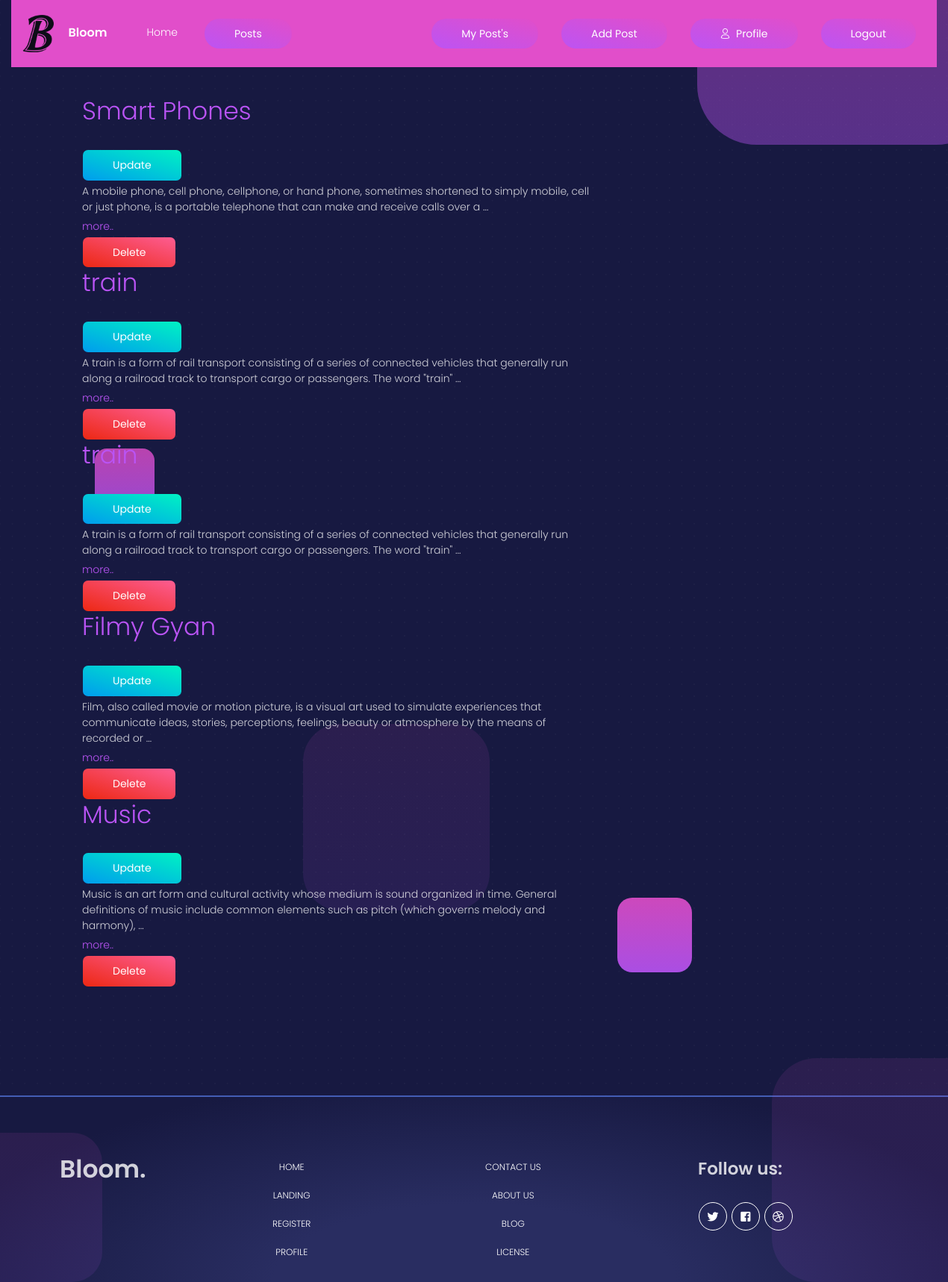
Screenshot of /blog/dashboard/ (signed in) with the database file from the repository.
### Blog_App/models.py (models this page shows, shortened)
class Post(models.Model):
    STATUS_CHOICES = (('draft', 'Draft'), ('published', 'Published'))
    title = models.CharField(max_length=260)
    slug = models.SlugField(max_length=264, unique_for_date='publish')
    author = models.ForeignKey(User, related_name='blog_post', on_delete=models.PROTECT)
    body = models.TextField()
    publish = models.DateTimeField(default=timezone.now)
    created = models.DateTimeField(auto_now_add=True)
    updated = models.DateTimeField(auto_now=True)
    status = models.CharField(max_length=20, choices=STATUS_CHOICES, default='draft')
    objects = CustomManager()
    class Meta:
        ordering = ('-publish',)

### Blog_App/views.py (the view)
# urls.py: path('dashboard/', views.dashboard_view),
def dashboard_view(request):
    login_user = request.user
    posts = Post.objects.filter(author=login_user)
    return render(request, 'Blog_App/dashboard.html', {'posts': posts})

### Blog_App/models.py (called while the page is built)
    def get_queryset(self):
        return super().get_queryset().filter(status='published')

### templates/Blog_App/dashboard.html
<!DOCTYPE html>
{% extends 'base.html' %}
{% block body_content %}
    <div class="main">
        <div class="container">
            {% for post in posts %}
                <h1 class="h1-seo"><a href="/blog/detail/{{ post.id }}">{{ post.title }}</a></h1>
                <a id="a3" href="{{post.id}}/update" ><button type="submit" class="btn btn-success" name="button">Update</button></a>
                {{ post.body| truncatewords:30| linebreaks }}<a href="/blog/detail/{{ post.id }}">more..</a>
                <br>
                <a href="{{post.id}}/delete" ><button type="submmit" class="btn btn-danger" name="button">Delete</button></a>
            {% endfor %}
        </div>
    </div>
{% endblock %}

### templates/base.html (shortened to what this page needs)
<!DOCTYPE html>
<html lang="en" style="height: 100%">
{% load staticfiles %}
<head>
    <link rel="stylesheet" href="https://stackpath.bootstrapcdn.com/bootstrap/4.3.1/css/bootstrap.min.css">
    <link href="{% static 'css/nucleo-icons.css' %}" rel="stylesheet">
    <link href="https://use.fontawesome.com/releases/v5.0.6/css/all.css" rel="stylesheet">
    <link type="text/css" href="{% static 'css/blk-design-system.css' %}" rel="stylesheet">
</head>
<body class="index-page">
<div class="container-fluid">
<nav class="navbar navbar-expand-lg sticky-top navbar-light bg-primary" style="background: black">
    <a href="/" class="navbar-brand"><img src="{% static 'img/logo1.png' %}" style="height: 50px;" alt=""><span style="padding: 20px">Bloom</span></a>
     <div class="collapse navbar-collapse" id="navbarNav">
         <div class="navbar-nav mr-auto">
    <ul class="navbar-nav">
        <li class="nav-item active">
           <a class="nav-link" href="/">Home <span class="sr-only">(current)</span></a>
        </li>
        <li class="nav-link">
            <a href="/blog/post"><button class="btn btn-primary btn-round">Posts</button></a>
        </li>
    </ul>
         </div>
         <div class="navbar-nav">
            {% if user.is_authenticated %}
                <a href="/blog/dashboard/" class="nav-link"><button class="btn btn-primary btn-round">My Post's</button></a>
                <a href="/blog/create/" class="nav-link"><button class="btn btn-primary btn-round">Add Post</button></a>
                <a class="nav-item nav-link" href="{% url 'profile' %}" style="color: white"><button class="btn btn-primary btn-round"><i class="tim-icons icon-single-02"></i>&nbsp&nbspProfile</button></a>
                <a class="nav-item nav-link" href="{% url 'logout' %}" style="color: white"><button class="btn btn-primary btn-round">Logout</button></a>
            {% else %}
              <a class="nav-item nav-link" href="{% url 'login' %}" style="color: white"><button class="btn btn-primary btn-round">Login</button></a>
              <a class="nav-item nav-link" href="{% url 'register' %}" style="color: white"><button class="btn btn-primary btn-round">Register Now</button></a>
            {% endif %}
        </div>
     </div>
</nav>
<div class="wrapper" style="height: 30%">
    <div class="">
      <div class="squares square2"></div>
      <div class="squares square3"></div>
      <div class="squares square4"></div>
      <div class="squares square5"></div>
      <div class="squares square6"></div>
      <div class="squares square7"></div>
        <main role="main" class="container">
<div class="content">
    <div class="col-lg-8">
        <br>
        <br>
    <div class="main" style="padding-bottom: 100px">
 {% block body_content %}{% endblock %}
    </div>
</div>
      </div>
    </div>
    </div>
</div>
<br>
<br>
<footer class="footer">
      <div class="container">
        <div class="row">
          <div class="col-md-3">
            <h1 class="title">Bloom.</h1>
          </div>
          <div class="col-md-3 col-6">
            <ul class="nav">
              <li class="nav-item">
                <a href="/" class="nav-link">
                  Home
                </a>
              </li>
              <li class="nav-item">
                <a href="#" class="nav-link">
                  Landing
                </a>
              </li>
              <li class="nav-item">
                <a href="{% url 'register' %}" class="nav-link">
                  Register
                </a>
              </li>
              <li class="nav-item">
                <a href="{% url 'profile' %}" class="nav-link">
                  Profile
                </a>
              </li>
            </ul>
          </div>
          <div class="col-md-3 col-6">
            <ul class="nav">
              <li class="nav-item">
                <a href="https://creative-tim.com/contact-us?ref=blkdsp-footer" class="nav-link">
                  Contact Us
                </a>
              </li>
              <li class="nav-item">
                <a href="https://creative-tim.com/about-us?ref=blkdsp-footer" class="nav-link">
                  About Us
                </a>
              </li>
              <li class="nav-item">
                <a href="http://creative-tim.com/blog?ref=blkdsp-footer" class="nav-link">
                  Blog
                </a>
              </li>
              <li class="nav-item">
                <a href="https://opensource.org/licenses/MIT?ref=blkdsp-footer" class="nav-link">
                  License
                </a>
              </li>
            </ul>
          </div>
          <div class="col-md-3">
            <h3 class="title">Follow us:</h3>
            <div class="btn-wrapper profile text-left">
              <a target="_blank" href="https://twitter.com/creativetim" class="btn btn-icon btn-neutral btn-round btn-simple" data-toggle="tooltip" data-original-title="Follow us">
                <i class="fab fa-twitter"></i>
              </a>
              <a target="_blank" href="https://www.facebook.com/creativetim" class="btn btn-icon btn-neutral btn-round btn-simple" data-toggle="tooltip" data-original-title="Like us">
                <i class="fab fa-facebook-square"></i>
              </a>
              <a target="_blank" href="https://dribbble.com/creativetim" class="btn btn-icon btn-neutral  btn-round btn-simple" data-toggle="tooltip" data-original-title="Follow us">
                <i class="fab fa-dribbble"></i>
              </a>
            </div>
          </div>
        </div>
      </div>
    </footer>
</body>
</html>

### rows the page displays
Post: title "Smart Phones", body "A mobile phone, cell phone, cellphone, or hand phone, sometimes shortened to simply mobile, cell or just phone, is a portable telephone that can make and receive calls over a …"
Post: title "train", body "A train is a form of rail transport consisting of a series of connected vehicles that generally run along a railroad track to transport cargo or passengers. The word \"train\" …"
Post: title "train", body "A train is a form of rail transport consisting of a series of connected vehicles that generally run along a railroad track to transport cargo or passengers. The word \"train\" …"
Post: title "Filmy Gyan", body "Film, also called movie or motion picture, is a visual art used to simulate experiences that communicate ideas, stories, perceptions, feelings, beauty or atmosphere by the means of recorded or …"
Post: title "Music", body "Music is an art form and cultural activity whose medium is sound organized in time. General definitions of music include common elements such as pitch (which governs melody and harmony), …"
